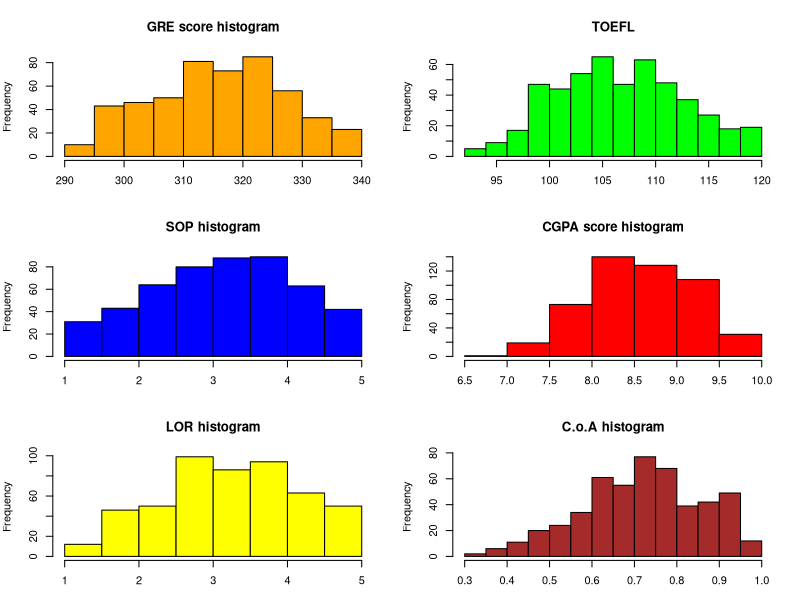
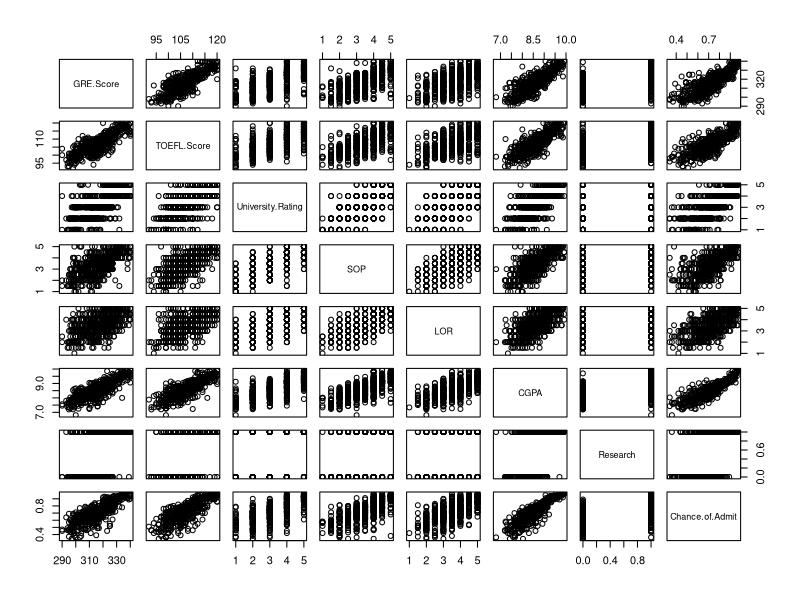
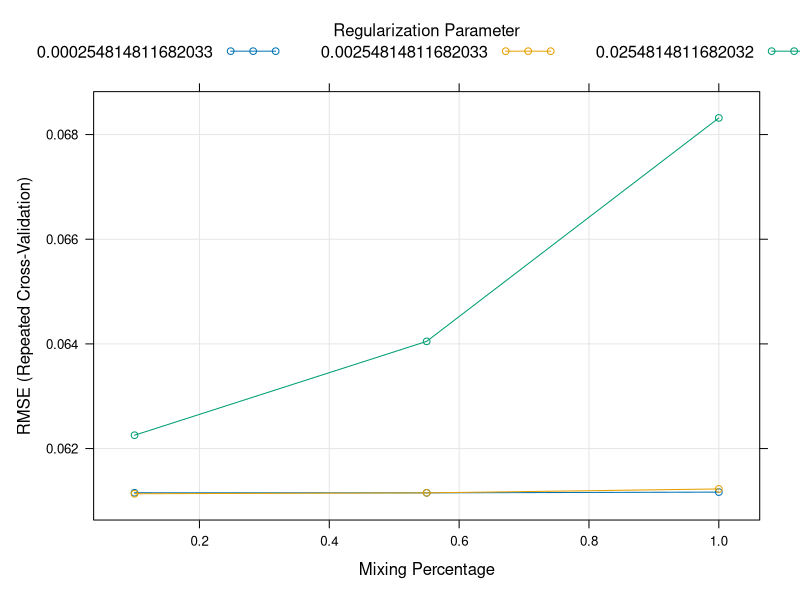

R code for these plots, in order: (Note: this script raises an error after producing the figures.)
# 로지스틱 회귀분석을 이용한 예측 (전에 하던거는 분석)

## 변수 설명

# GRE.Score : GRE 점수
# TOEFLE.Score : 토플 점수
# Univercity.Rating : 학부 대학 레이팅
# SOP : 자기소개서 점수
# LOR : 추천서 점수
# CGPA : 학부학점
# Research : 연구경험 유무
# Chance.of.Admit : 대학원 합격 확률

rawdata1 <- read.csv("university.csv", header=T)
str(rawdata1)

# FALSE = 0, TRUE = 1, 결과가 0이면 결측치 없음
sum(is.na(rawdata1$GRE.Score))
sum(is.na(rawdata1$TOEFL.Score))
sum(is.na(rawdata1$University.Rating))
sum(is.na(rawdata1$SOP))
sum(is.na(rawdata1$LOR))
sum(is.na(rawdata1$CGPA))
sum(is.na(rawdata1$Research))
sum(is.na(rawdata1$Chance.of.Admit))

unique(rawdata1$GRE.Score)
unique(rawdata1$TOEFL.Score)
unique(rawdata1$University.Rating)
unique(rawdata1$SOP)
unique(rawdata1$LOR)
unique(rawdata1$Research)
unique(rawdata1$Chance.of.Admit)

research_table <- table(rawdata1$Research)
research_table

# 타겟변수 최대,최소값 확인
max(rawdata1$Chance.of.Admit)
min(rawdata1$Chance.of.Admit)

# 연속형 => regression(회귀분석)
# 타겟의 데이터 범위가 0과 1사이에 있기 때문에 로시즈틱 회귀분석을 이용

# 변수 별 히스토그램
par(mfrow=c(3,2), mar=c(3,4,4,2))
hist(rawdata1$GRE.Score, main="GRE score histogram", xlab="GRE scoer", col="orange")
hist(rawdata1$TOEFL.Score, main="TOEFL", xlab="toefl scoer", col="green")
hist(rawdata1$SOP, main="SOP histogram", xlab="sop", col="blue")
hist(rawdata1$CGPA, main="CGPA score histogram", xlab="cgpa", col="red")
hist(rawdata1$LOR, main="LOR histogram", xlab="LOR", col="yellow")
hist(rawdata1$Chance.of.Admit, main="C.o.A histogram", xlab="chance_of_admit", col="brown")

# 산점도 Acceptance rate
plot(rawdata1)

# 트레이닝 / 테스트 데이터 나누기
set.seed(2020)
newdata <- rawdata1
train_ratio <- 0.7
datatotal <- sort(sample(nrow(newdata), nrow(newdata)*train_ratio))

train <- newdata[datatotal,]
test <- newdata[-datatotal,]

# 회귀분석으로 대학원 합격률 예측(caret패키지 사용)
library(caret)

# 로지스틱 회귀분석
# 오차최소값, rmse
ctrl <- trainControl(method = "repeatedcv", repeats=5)
logistic_fit <- train(Chance.of.Admit ~ .,
                      data=train,
                      method="glm",
                      trControl = ctrl,
                      preProcess = c("center", "scale"),
                      metric = "RMSE")

logistic_fit

# Rsquared(R제곱값) : 전체 변동성 중 설명가능한 변동성 비율율
logistic_pred <- predict(logistic_fit, newdata=test)
# 각 피처에 대한 합격률
logistic_pred

postResample(pred = logistic_pred, obs = test$Chance.of.Admit)

# 엘라스틱넷
ctrl <- trainControl(method = "repeatedcv", repeats = 5)
logit_panal_fit <- train(Chance.of.Admit ~ .,
                         data = train,
                         method = "glmnet",
                         trControl = ctrl,
                         preProcess = c("center", "scale"),
                         metric = "RMSE")

logit_panal_fit

plot(logit_panal_fit)

# 예측
logit_panal_pred <- predict(logit_panal_fit, newdata = test)

# RMSE 값을 계산하는 함수
postResample(pred = logit_panal_pred, obs=test$Chance.of.Admit)

# 선형 SVM (method = svmLinear)
logit_panal_fit <- train(Chance.of.Admit ~ .,
                         data = train,
                         method = "svmLinear",
                         trControl = ctrl,
                         preProcess = c("center", "scale"),
                         metric = "RMSE")
# 예측
logit_panal_pred <- predict(logit_panal_fit, newdata = test)

# RMSE 값을 계산하는 함수
postResample(pred = logit_panal_pred, obs=test$Chance.of.Admit)

























